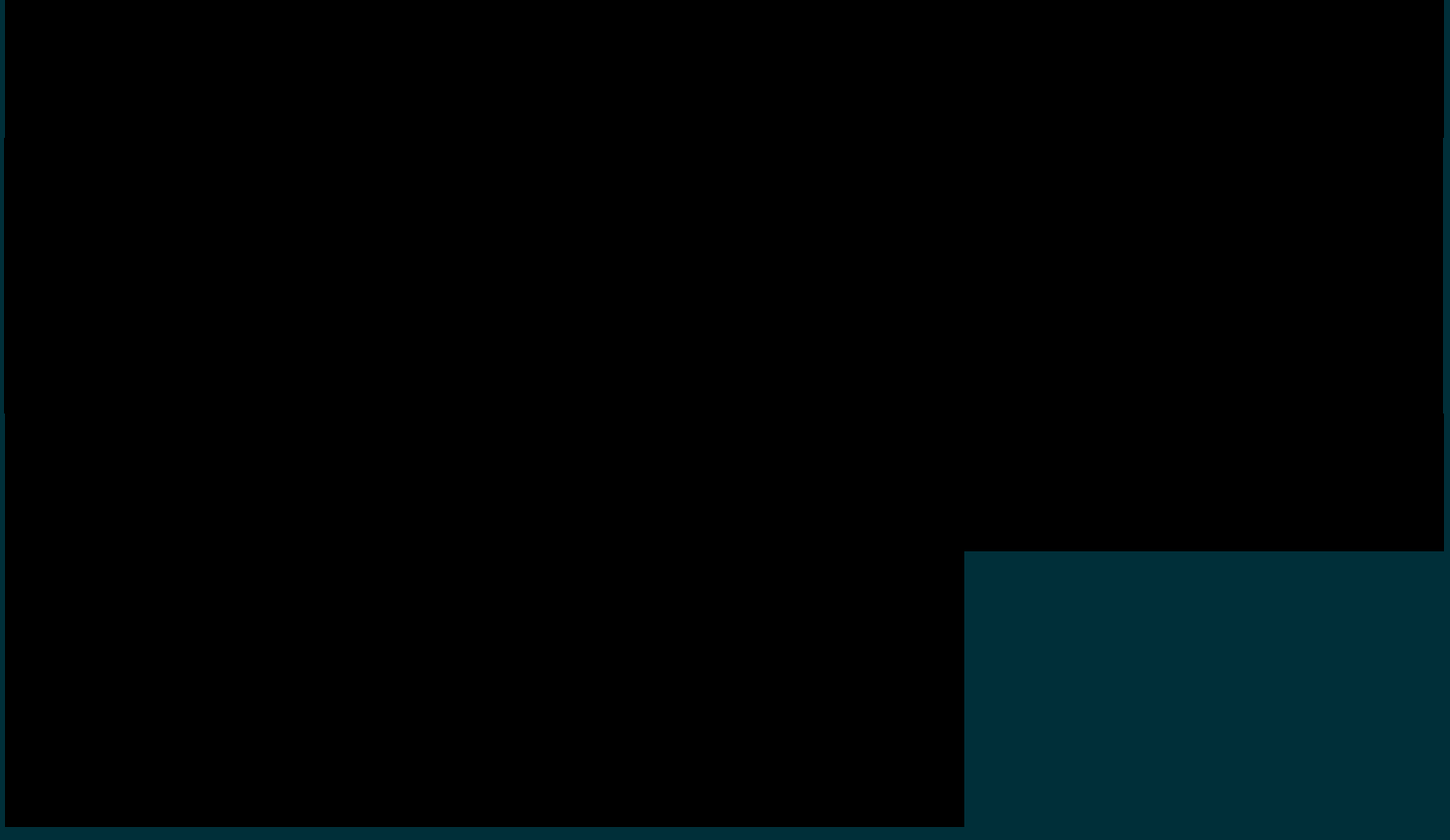
    <widget class="QWidget" name="widget_3" native="true">
     <property name="geometry">
      <rect>
       <x>405</x>
       <y>70</y>
       <width>1451</width>
       <height>841</height>
      </rect>
     </property>
     <property name="styleSheet">
      <string notr="true">background-color: rgb(0, 47, 57);</string>
     </property>
     <widget class="QWidget" name="ca_widget_01" native="true">
      <property name="geometry">
       <rect>
        <x>5</x>
        <y>0</y>
        <width>240</width>
        <height>138</height>
       </rect>
      </property>
      <property name="styleSheet">
       <string notr="true">background-color: rgb(0, 0, 0);</string>
      </property>
      <widget class="QLabel" name="ca_label_01">
       <property name="geometry">
        <rect>
         <x>0</x>
         <y>0</y>
         <width>240</width>
         <height>138</height>
        </rect>
       </property>
       <property name="styleSheet">
        <string notr="true">color: rgb(255, 255, 255);</string>
       </property>
       <property name="text">
        <string/>
       </property>
       <property name="pixmap">
        <pixmap>datas/images/Adobe.png</pixmap>
       </property>
       <property name="scaledContents">
        <bool>true</bool>
       </property>
      </widget>
     </widget>
     <widget class="QWidget" name="ca_widget_02" native="true">
      <property name="geometry">
       <rect>
        <x>245</x>
        <y>0</y>
        <width>240</width>
        <height>138</height>
       </rect>
      </property>
      <property name="styleSheet">
       <string notr="true">background-color: rgb(0, 0, 0);</string>
      </property>
      <widget class="QLabel" name="ca_label_02">
       <property name="geometry">
        <rect>
         <x>0</x>
         <y>0</y>
         <width>240</width>
         <height>138</height>
        </rect>
       </property>
       <property name="styleSheet">
        <string notr="true">color: rgb(255, 255, 255);</string>
       </property>
       <property name="text">
        <string/>
       </property>
       <property name="pixmap">
        <pixmap>datas/images/Adobe.png</pixmap>
       </property>
       <property name="scaledContents">
        <bool>true</bool>
       </property>
      </widget>
     </widget>
     <widget class="QWidget" name="ca_widget_03" native="true">
      <property name="geometry">
       <rect>
        <x>485</x>
        <y>0</y>
        <width>240</width>
        <height>138</height>
       </rect>
      </property>
      <property name="styleSheet">
       <string notr="true">background-color: rgb(0, 0, 0);</string>
      </property>
      <widget class="QLabel" name="ca_label_03">
       <property name="geometry">
        <rect>
         <x>0</x>
         <y>0</y>
         <width>240</width>
         <height>138</height>
        </rect>
       </property>
       <property name="styleSheet">
        <string notr="true">color: rgb(255, 255, 255);</string>
       </property>
       <property name="text">
        <string/>
       </property>
       <property name="pixmap">
        <pixmap>datas/images/Adobe.png</pixmap>
       </property>
       <property name="scaledContents">
        <bool>true</bool>
       </property>
      </widget>
     </widget>
     <widget class="QWidget" name="ca_widget_04" native="true">
      <property name="geometry">
       <rect>
        <x>725</x>
        <y>0</y>
        <width>240</width>
        <height>138</height>
       </rect>
      </property>
      <property name="styleSheet">
       <string notr="true">background-color: rgb(0, 0, 0);</string>
      </property>
      <widget class="QLabel" name="ca_label_04">
       <property name="geometry">
        <rect>
         <x>0</x>
         <y>0</y>
         <width>240</width>
         <height>138</height>
        </rect>
       </property>
       <property name="styleSheet">
        <string notr="true">color: rgb(255, 255, 255);</string>
       </property>
       <property name="text">
        <string/>
       </property>
       <property name="pixmap">
        <pixmap>datas/images/Adobe.png</pixmap>
       </property>
       <property name="scaledContents">
        <bool>true</bool>
       </property>
      </widget>
     </widget>
     <widget class="QWidget" name="ca_widget_05" native="true">
      <property name="geometry">
       <rect>
        <x>965</x>
        <y>0</y>
        <width>240</width>
        <height>138</height>
       </rect>
      </property>
      <property name="styleSheet">
       <string notr="true">background-color: rgb(0, 0, 0);</string>
      </property>
      <widget class="QLabel" name="ca_label_05">
       <property name="geometry">
        <rect>
         <x>0</x>
         <y>0</y>
         <width>240</width>
         <height>138</height>
        </rect>
       </property>
       <property name="styleSheet">
        <string notr="true">color: rgb(255, 255, 255);</string>
       </property>
       <property name="text">
        <string/>
       </property>
       <property name="pixmap">
        <pixmap>datas/images/Adobe.png</pixmap>
       </property>
       <property name="scaledContents">
        <bool>true</bool>
       </property>
      </widget>
     </widget>
     <widget class="QWidget" name="ca_widget_06" native="true">
      <property name="geometry">
       <rect>
        <x>1205</x>
        <y>0</y>
        <width>240</width>
        <height>138</height>
       </rect>
      </property>
      <property name="styleSheet">
       <string notr="true">background-color: rgb(0, 0, 0);</string>
      </property>
      <widget class="QLabel" name="ca_label_06">
       <property name="geometry">
        <rect>
         <x>0</x>
         <y>0</y>
         <width>240</width>
         <height>138</height>
        </rect>
       </property>
       <property name="styleSheet">
        <string notr="true">color: rgb(255, 255, 255);</string>
       </property>
       <property name="text">
        <string/>
       </property>
       <property name="pixmap">
        <pixmap>datas/images/Adobe.png</pixmap>
       </property>
       <property name="scaledContents">
        <bool>true</bool>
       </property>
      </widget>
     </widget>
     <widget class="QWidget" name="ca_widget_09" native="true">
      <property name="geometry">
       <rect>
        <x>484</x>
        <y>138</y>
        <width>240</width>
        <height>138</height>
       </rect>
      </property>
      <property name="styleSheet">
       <string notr="true">background-color: rgb(0, 0, 0);</string>
      </property>
      <widget class="QLabel" name="ca_label_09">
       <property name="geometry">
        <rect>
         <x>0</x>
         <y>0</y>
         <width>240</width>
         <height>138</height>
        </rect>
       </property>
       <property name="styleSheet">
        <string notr="true">color: rgb(255, 255, 255);</string>
       </property>
       <property name="text">
        <string/>
       </property>
       <property name="pixmap">
        <pixmap>datas/images/Adobe.png</pixmap>
       </property>
       <property name="scaledContents">
        <bool>true</bool>
       </property>
      </widget>
     </widget>
     <widget class="QWidget" name="ca_widget_11" native="true">
      <property name="geometry">
       <rect>
        <x>964</x>
        <y>138</y>
        <width>240</width>
        <height>138</height>
       </rect>
      </property>
      <property name="styleSheet">
       <string notr="true">background-color: rgb(0, 0, 0);</string>
      </property>
      <widget class="QLabel" name="ca_label_11">
       <property name="geometry">
        <rect>
         <x>0</x>
         <y>0</y>
         <width>240</width>
         <height>138</height>
        </rect>
       </property>
       <property name="styleSheet">
        <string notr="true">color: rgb(255, 255, 255);</string>
       </property>
       <property name="text">
        <string/>
       </property>
       <property name="pixmap">
        <pixmap>datas/images/Adobe.png</pixmap>
       </property>
       <property name="scaledContents">
        <bool>true</bool>
       </property>
      </widget>
     </widget>
     <widget class="QWidget" name="ca_widget_12" native="true">
      <property name="geometry">
       <rect>
        <x>1204</x>
        <y>138</y>
        <width>240</width>
        <height>138</height>
       </rect>
      </property>
      <property name="styleSheet">
       <string notr="true">background-color: rgb(0, 0, 0);</string>
      </property>
      <widget class="QLabel" name="ca_label_12">
       <property name="geometry">
        <rect>
         <x>0</x>
         <y>0</y>
         <width>240</width>
         <height>138</height>
        </rect>
       </property>
       <property name="styleSheet">
        <string notr="true">color: rgb(255, 255, 255);</string>
       </property>
       <property name="text">
        <string/>
       </property>
       <property name="pixmap">
        <pixmap>datas/images/Adobe.png</pixmap>
       </property>
       <property name="scaledContents">
        <bool>true</bool>
       </property>
      </widget>
     </widget>
     <widget class="QWidget" name="ca_widget_08" native="true">
      <property name="geometry">
       <rect>
        <x>244</x>
        <y>138</y>
        <width>240</width>
        <height>138</height>
       </rect>
      </property>
      <property name="styleSheet">
       <string notr="true">background-color: rgb(0, 0, 0);</string>
      </property>
      <widget class="QLabel" name="ca_label_08">
       <property name="geometry">
        <rect>
         <x>0</x>
         <y>0</y>
         <width>240</width>
         <height>138</height>
        </rect>
       </property>
       <property name="styleSheet">
        <string notr="true">color: rgb(255, 255, 255);</string>
       </property>
       <property name="text">
        <string/>
       </property>
       <property name="pixmap">
        <pixmap>datas/images/Adobe.png</pixmap>
       </property>
       <property name="scaledContents">
        <bool>true</bool>
       </property>
      </widget>
     </widget>
     <widget class="QWidget" name="ca_widget_10" native="true">
      <property name="geometry">
       <rect>
        <x>724</x>
        <y>138</y>
        <width>240</width>
        <height>138</height>
       </rect>
      </property>
      <property name="styleSheet">
       <string notr="true">background-color: rgb(0, 0, 0);</string>
      </property>
      <widget class="QLabel" name="ca_label_10">
       <property name="geometry">
        <rect>
         <x>0</x>
         <y>0</y>
         <width>240</width>
         <height>138</height>
        </rect>
       </property>
       <property name="styleSheet">
        <string notr="true">color: rgb(255, 255, 255);</string>
       </property>
       <property name="text">
        <string/>
       </property>
       <property name="pixmap">
        <pixmap>datas/images/Adobe.png</pixmap>
       </property>
       <property name="scaledContents">
        <bool>true</bool>
       </property>
      </widget>
     </widget>
     <widget class="QWidget" name="ca_widget_07" native="true">
      <property name="geometry">
       <rect>
        <x>4</x>
        <y>138</y>
        <width>240</width>
        <height>138</height>
       </rect>
      </property>
      <property name="styleSheet">
       <string notr="true">background-color: rgb(0, 0, 0);</string>
      </property>
      <widget class="QLabel" name="ca_label_07">
       <property name="geometry">
        <rect>
         <x>0</x>
         <y>0</y>
         <width>240</width>
         <height>138</height>
        </rect>
       </property>
       <property name="styleSheet">
        <string notr="true">color: rgb(255, 255, 255);</string>
       </property>
       <property name="text">
        <string/>
       </property>
       <property name="pixmap">
        <pixmap>datas/images/Adobe.png</pixmap>
       </property>
       <property name="scaledContents">
        <bool>true</bool>
       </property>
      </widget>
     </widget>
     <widget class="QWidget" name="ca_widget_15" native="true">
      <property name="geometry">
       <rect>
        <x>484</x>
        <y>276</y>
        <width>240</width>
        <height>138</height>
       </rect>
      </property>
      <property name="styleSheet">
       <string notr="true">background-color: rgb(0, 0, 0);</string>
      </property>
      <widget class="QLabel" name="ca_label_15">
       <property name="geometry">
        <rect>
         <x>0</x>
         <y>0</y>
         <width>240</width>
         <height>138</height>
        </rect>
       </property>
       <property name="styleSheet">
        <string notr="true">color: rgb(255, 255, 255);</string>
       </property>
       <property name="text">
        <string/>
       </property>
       <property name="pixmap">
        <pixmap>datas/images/Adobe.png</pixmap>
       </property>
       <property name="scaledContents">
        <bool>true</bool>
       </property>
      </widget>
     </widget>
     <widget class="QWidget" name="ca_widget_17" native="true">
      <property name="geometry">
       <rect>
        <x>964</x>
        <y>276</y>
        <width>240</width>
        <height>138</height>
       </rect>
      </property>
      <property name="styleSheet">
       <string notr="true">background-color: rgb(0, 0, 0);</string>
      </property>
      <widget class="QLabel" name="ca_label_17">
       <property name="geometry">
        <rect>
         <x>0</x>
         <y>0</y>
         <width>240</width>
         <height>138</height>
        </rect>
       </property>
       <property name="styleSheet">
        <string notr="true">color: rgb(255, 255, 255);</string>
       </property>
       <property name="text">
        <string/>
       </property>
       <property name="pixmap">
        <pixmap>datas/images/Adobe.png</pixmap>
       </property>
       <property name="scaledContents">
        <bool>true</bool>
       </property>
      </widget>
     </widget>
     <widget class="QWidget" name="ca_widget_18" native="true">
      <property name="geometry">
       <rect>
        <x>1204</x>
        <y>276</y>
        <width>240</width>
        <height>138</height>
       </rect>
      </property>
      <property name="styleSheet">
       <string notr="true">background-color: rgb(0, 0, 0);</string>
      </property>
      <widget class="QLabel" name="ca_label_18">
       <property name="geometry">
        <rect>
         <x>0</x>
         <y>0</y>
         <width>240</width>
         <height>138</height>
        </rect>
       </property>
       <property name="styleSheet">
        <string notr="true">color: rgb(255, 255, 255);</string>
       </property>
       <property name="text">
        <string/>
       </property>
       <property name="pixmap">
        <pixmap>datas/images/Adobe.png</pixmap>
       </property>
       <property name="scaledContents">
        <bool>true</bool>
       </property>
      </widget>
     </widget>
     <widget class="QWidget" name="ca_widget_14" native="true">
      <property name="geometry">
       <rect>
        <x>244</x>
        <y>276</y>
        <width>240</width>
        <height>138</height>
       </rect>
      </property>
      <property name="styleSheet">
       <string notr="true">background-color: rgb(0, 0, 0);</string>
      </property>
      <widget class="QLabel" name="ca_label_14">
       <property name="geometry">
        <rect>
         <x>0</x>
         <y>0</y>
         <width>240</width>
         <height>138</height>
        </rect>
       </property>
       <property name="styleSheet">
        <string notr="true">color: rgb(255, 255, 255);</string>
       </property>
       <property name="text">
        <string/>
       </property>
       <property name="pixmap">
        <pixmap>datas/images/Adobe.png</pixmap>
       </property>
       <property name="scaledContents">
        <bool>true</bool>
       </property>
      </widget>
     </widget>
     <widget class="QWidget" name="ca_widget_16" native="true">
      <property name="geometry">
       <rect>
        <x>724</x>
        <y>276</y>
        <width>240</width>
        <height>138</height>
       </rect>
      </property>
      <property name="styleSheet">
       <string notr="true">background-color: rgb(0, 0, 0);</string>
      </property>
      <widget class="QLabel" name="ca_label_16">
       <property name="geometry">
        <rect>
         <x>0</x>
         <y>0</y>
         <width>240</width>
         <height>138</height>
        </rect>
       </property>
       <property name="styleSheet">
        <string notr="true">color: rgb(255, 255, 255);</string>
       </property>
       <property name="text">
        <string/>
       </property>
       <property name="pixmap">
        <pixmap>datas/images/Adobe.png</pixmap>
       </property>
       <property name="scaledContents">
        <bool>true</bool>
       </property>
      </widget>
     </widget>
     <widget class="QWidget" name="ca_widget_13" native="true">
      <property name="geometry">
       <rect>
        <x>4</x>
        <y>276</y>
        <width>240</width>
        <height>138</height>
       </rect>
      </property>
      <property name="styleSheet">
       <string notr="true">background-color: rgb(0, 0, 0);</string>
      </property>
      <widget class="QLabel" name="ca_label_13">
       <property name="geometry">
        <rect>
         <x>0</x>
         <y>0</y>
         <width>240</width>
         <height>138</height>
        </rect>
       </property>
       <property name="styleSheet">
        <string notr="true">color: rgb(255, 255, 255);</string>
       </property>
       <property name="text">
        <string/>
       </property>
       <property name="pixmap">
        <pixmap>datas/images/Adobe.png</pixmap>
       </property>
       <property name="scaledContents">
        <bool>true</bool>
       </property>
      </widget>
     </widget>
     <widget class="QWidget" name="ca_widget_21" native="true">
      <property name="geometry">
       <rect>
        <x>485</x>
        <y>414</y>
        <width>240</width>
        <height>138</height>
       </rect>
      </property>
      <property name="styleSheet">
       <string notr="true">background-color: rgb(0, 0, 0);</string>
      </property>
      <widget class="QLabel" name="ca_label_21">
       <property name="geometry">
        <rect>
         <x>0</x>
         <y>0</y>
         <width>240</width>
         <height>138</height>
        </rect>
       </property>
       <property name="styleSheet">
        <string notr="true">color: rgb(255, 255, 255);</string>
       </property>
       <property name="text">
        <string/>
       </property>
       <property name="pixmap">
        <pixmap>datas/images/Adobe.png</pixmap>
       </property>
       <property name="scaledContents">
        <bool>true</bool>
       </property>
      </widget>
     </widget>
     <widget class="QWidget" name="ca_widget_23" native="true">
      <property name="geometry">
       <rect>
        <x>965</x>
        <y>414</y>
        <width>240</width>
        <height>138</height>
       </rect>
      </property>
      <property name="styleSheet">
       <string notr="true">background-color: rgb(0, 0, 0);</string>
      </property>
      <widget class="QLabel" name="ca_label_23">
       <property name="geometry">
        <rect>
         <x>0</x>
         <y>0</y>
         <width>240</width>
         <height>138</height>
        </rect>
       </property>
       <property name="styleSheet">
        <string notr="true">color: rgb(255, 255, 255);</string>
       </property>
       <property name="text">
        <string/>
       </property>
       <property name="pixmap">
        <pixmap>datas/images/Adobe.png</pixmap>
       </property>
       <property name="scaledContents">
        <bool>true</bool>
       </property>
      </widget>
     </widget>
     <widget class="QWidget" name="ca_widget_24" native="true">
      <property name="geometry">
       <rect>
        <x>1205</x>
        <y>414</y>
        <width>240</width>
        <height>138</height>
       </rect>
      </property>
      <property name="styleSheet">
       <string notr="true">background-color: rgb(0, 0, 0);</string>
      </property>
      <widget class="QLabel" name="ca_label_24">
       <property name="geometry">
        <rect>
         <x>0</x>
         <y>0</y>
         <width>240</width>
         <height>138</height>
        </rect>
       </property>
       <property name="styleSheet">
        <string notr="true">color: rgb(255, 255, 255);</string>
       </property>
       <property name="text">
        <string/>
       </property>
       <property name="pixmap">
        <pixmap>datas/images/Adobe.png</pixmap>
       </property>
       <property name="scaledContents">
        <bool>true</bool>
       </property>
      </widget>
     </widget>
     <widget class="QWidget" name="ca_widget_20" native="true">
      <property name="geometry">
       <rect>
        <x>245</x>
        <y>414</y>
        <width>240</width>
        <height>138</height>
       </rect>
      </property>
      <property name="styleSheet">
       <string notr="true">background-color: rgb(0, 0, 0);</string>
      </property>
      <widget class="QLabel" name="ca_label_20">
       <property name="geometry">
        <rect>
         <x>0</x>
         <y>0</y>
         <width>240</width>
         <height>138</height>
        </rect>
       </property>
       <property name="styleSheet">
        <string notr="true">color: rgb(255, 255, 255);</string>
       </property>
       <property name="text">
        <string/>
       </property>
       <property name="pixmap">
        <pixmap>datas/images/Adobe.png</pixmap>
       </property>
       <property name="scaledContents">
        <bool>true</bool>
       </property>
      </widget>
     </widget>
     <widget class="QWidget" name="ca_widget_22" native="true">
      <property name="geometry">
       <rect>
        <x>725</x>
        <y>414</y>
        <width>240</width>
        <height>138</height>
       </rect>
      </property>
      <property name="styleSheet">
       <string notr="true">background-color: rgb(0, 0, 0);</string>
      </property>
      <widget class="QLabel" name="ca_label_22">
       <property name="geometry">
        <rect>
         <x>0</x>
         <y>0</y>
         <width>240</width>
         <height>138</height>
        </rect>
       </property>
       <property name="styleSheet">
        <string notr="true">color: rgb(255, 255, 255);</string>
       </property>
       <property name="text">
        <string/>
       </property>
       <property name="pixmap">
        <pixmap>datas/images/Adobe.png</pixmap>
       </property>
       <property name="scaledContents">
        <bool>true</bool>
       </property>
      </widget>
     </widget>
     <widget class="QWidget" name="ca_widget_19" native="true">
      <property name="geometry">
       <rect>
        <x>5</x>
        <y>414</y>
        <width>240</width>
        <height>138</height>
       </rect>
      </property>
      <property name="styleSheet">
       <string notr="true">background-color: rgb(0, 0, 0);</string>
      </property>
      <widget class="QLabel" name="ca_label_19">
       <property name="geometry">
        <rect>
         <x>0</x>
         <y>0</y>
         <width>240</width>
         <height>138</height>
        </rect>
       </property>
       <property name="styleSheet">
        <string notr="true">color: rgb(255, 255, 255);</string>
       </property>
       <property name="text">
        <string/>
       </property>
       <property name="pixmap">
        <pixmap>datas/images/Adobe.png</pixmap>
       </property>
       <property name="scaledContents">
        <bool>true</bool>
       </property>
      </widget>
     </widget>
     <widget class="QWidget" name="ca_widget_27" native="true">
      <property name="geometry">
       <rect>
        <x>485</x>
        <y>552</y>
        <width>240</width>
        <height>138</height>
       </rect>
      </property>
      <property name="styleSheet">
       <string notr="true">background-color: rgb(0, 0, 0);</string>
      </property>
      <widget class="QLabel" name="ca_label_27">
       <property name="geometry">
        <rect>
         <x>0</x>
         <y>0</y>
         <width>240</width>
         <height>138</height>
        </rect>
       </property>
       <property name="styleSheet">
        <string notr="true">color: rgb(255, 255, 255);</string>
       </property>
       <property name="text">
        <string/>
       </property>
       <property name="pixmap">
        <pixmap>datas/images/Adobe.png</pixmap>
       </property>
       <property name="scaledContents">
        <bool>true</bool>
       </property>
      </widget>
     </widget>
     <widget class="QWidget" name="ca_widget_29" native="true">
      <property name="geometry">
       <rect>
        <x>485</x>
        <y>690</y>
        <width>240</width>
        <height>138</height>
       </rect>
      </property>
      <property name="styleSheet">
       <string notr="true">background-color: rgb(0, 0, 0);</string>
      </property>
      <widget class="QLabel" name="ca_label_29">
       <property name="geometry">
        <rect>
         <x>0</x>
         <y>0</y>
         <width>240</width>
         <height>138</height>
        </rect>
       </property>
       <property name="styleSheet">
        <string notr="true">color: rgb(255, 255, 255);</string>
       </property>
       <property name="text">
        <string/>
       </property>
       <property name="pixmap">
        <pixmap>datas/images/Adobe.png</pixmap>
       </property>
       <property name="scaledContents">
        <bool>true</bool>
       </property>
      </widget>
     </widget>
     <widget class="QWidget" name="ca_widget_30" native="true">
      <property name="geometry">
       <rect>
        <x>725</x>
        <y>690</y>
        <width>240</width>
        <height>138</height>
       </rect>
      </property>
      <property name="styleSheet">
       <string notr="true">background-color: rgb(0, 0, 0);</string>
      </property>
      <widget class="QLabel" name="ca_label_30">
       <property name="geometry">
        <rect>
         <x>0</x>
         <y>0</y>
         <width>240</width>
         <height>138</height>
        </rect>
       </property>
       <property name="styleSheet">
        <string notr="true">color: rgb(255, 255, 255);</string>
       </property>
       <property name="text">
        <string/>
       </property>
       <property name="pixmap">
        <pixmap>datas/images/Adobe.png</pixmap>
       </property>
       <property name="scaledContents">
        <bool>true</bool>
       </property>
      </widget>
     </widget>
     <widget class="QWidget" name="ca_widget_26" native="true">
      <property name="geometry">
       <rect>
        <x>245</x>
        <y>552</y>
        <width>240</width>
        <height>138</height>
       </rect>
      </property>
      <property name="styleSheet">
       <string notr="true">background-color: rgb(0, 0, 0);</string>
      </property>
      <widget class="QLabel" name="ca_label_26">
       <property name="geometry">
        <rect>
         <x>0</x>
         <y>0</y>
         <width>240</width>
         <height>138</height>
        </rect>
       </property>
       <property name="styleSheet">
        <string notr="true">color: rgb(255, 255, 255);</string>
       </property>
       <property name="text">
        <string/>
       </property>
       <property name="pixmap">
        <pixmap>datas/images/Adobe.png</pixmap>
       </property>
       <property name="scaledContents">
        <bool>true</bool>
       </property>
      </widget>
     </widget>
     <widget class="QWidget" name="ca_widget_28" native="true">
      <property name="geometry">
       <rect>
        <x>725</x>
        <y>552</y>
        <width>240</width>
        <height>138</height>
       </rect>
      </property>
      <property name="styleSheet">
       <string notr="true">background-color: rgb(0, 0, 0);</string>
      </property>
      <widget class="QLabel" name="ca_label_28">
       <property name="geometry">
        <rect>
         <x>0</x>
         <y>0</y>
         <width>240</width>
         <height>138</height>
        </rect>
       </property>
       <property name="styleSheet">
        <string notr="true">color: rgb(255, 255, 255);</string>
       </property>
       <property name="text">
        <string/>
       </property>
       <property name="pixmap">
        <pixmap>datas/images/Adobe.png</pixmap>
       </property>
       <property name="scaledContents">
        <bool>true</bool>
       </property>
      </widget>
     </widget>
     <widget class="QWidget" name="ca_widget_25" native="true">
      <property name="geometry">
       <rect>
        <x>5</x>
        <y>552</y>
        <width>240</width>
        <height>138</height>
       </rect>
      </property>
      <property name="styleSheet">
       <string notr="true">background-color: rgb(0, 0, 0);</string>
      </property>
      <widget class="QLabel" name="ca_label_25">
       <property name="geometry">
        <rect>
         <x>0</x>
         <y>0</y>
         <width>240</width>
         <height>138</height>
        </rect>
       </property>
       <property name="styleSheet">
        <string notr="true">color: rgb(255, 255, 255);</string>
       </property>
       <property name="text">
        <string/>
       </property>
       <property name="pixmap">
        <pixmap>datas/images/Adobe.png</pixmap>
       </property>
       <property name="scaledContents">
        <bool>true</bool>
       </property>
      </widget>
     </widget>
     <widget class="QWidget" name="ca_widget_32" native="true">
      <property name="geometry">
       <rect>
        <x>245</x>
        <y>690</y>
        <width>240</width>
        <height>138</height>
       </rect>
      </property>
      <property name="styleSheet">
       <string notr="true">background-color: rgb(0, 0, 0);</string>
      </property>
      <widget class="QLabel" name="ca_label_32">
       <property name="geometry">
        <rect>
         <x>0</x>
         <y>0</y>
         <width>240</width>
         <height>138</height>
        </rect>
       </property>
       <property name="styleSheet">
        <string notr="true">color: rgb(255, 255, 255);</string>
       </property>
       <property name="text">
        <string/>
       </property>
       <property name="pixmap">
        <pixmap>datas/images/Adobe.png</pixmap>
       </property>
       <property name="scaledContents">
        <bool>true</bool>
       </property>
      </widget>
     </widget>
     <widget class="QWidget" name="ca_widget_31" native="true">
      <property name="geometry">
       <rect>
        <x>5</x>
        <y>690</y>
        <width>240</width>
        <height>138</height>
       </rect>
      </property>
      <property name="styleSheet">
       <string notr="true">background-color: rgb(0, 0, 0);</string>
      </property>
      <widget class="QLabel" name="ca_label_31">
       <property name="geometry">
        <rect>
         <x>0</x>
         <y>0</y>
         <width>240</width>
         <height>138</height>
        </rect>
       </property>
       <property name="styleSheet">
        <string notr="true">color: rgb(255, 255, 255);</string>
       </property>
       <property name="text">
        <string/>
       </property>
       <property name="pixmap">
        <pixmap>datas/images/Adobe.png</pixmap>
       </property>
       <property name="scaledContents">
        <bool>true</bool>
       </property>
      </widget>
     </widget>
     <widget class="QLabel" name="label_6">
      <property name="geometry">
       <rect>
        <x>970</x>
        <y>560</y>
        <width>476</width>
        <height>266</height>
       </rect>
      </property>
      <property name="text">
       <string/>
      </property>
      <property name="pixmap">
       <pixmap>datas/images/1map.png</pixmap>
      </property>
      <property name="scaledContents">
       <bool>true</bool>
      </property>
     </widget>
    </widget>
